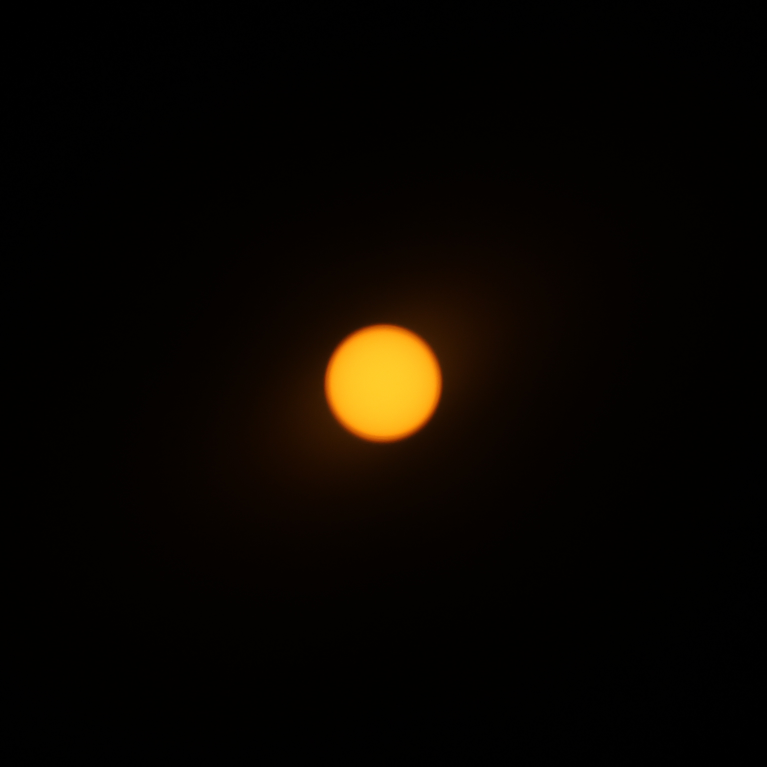
#> input picture photos/eclipse/01_1000199365.jpg, 3066 x 3066 px (shown at 1/4 size)
$ python center_eclipse.py ../photos/eclipse
#> lines starting #> are read from the running program, lines starting #| are printed output that depends on the picture
#> in main, im is the input picture: PIL image 3066x3066 RGB; mean R, G, B 9.2, 5.3, 0.7
#!/usr/bin/env python3
"""Center the sun in a set of eclipse photos by cropping only (no resampling).

For every photo the sun is located as the bright region against the dark sky,
then a fixed-size window (the same for all frames, so the sun keeps the same
scale across the sequence) is cropped around its center. Pixels are never
resized or retouched; if the window falls partly outside a frame the missing
edge is filled with black, which matches the sky.

Usage:
    python3 scripts/center_eclipse.py PHOTO_DIR [options]

Options:
    -o, --out DIR     output directory (default: PHOTO_DIR/centered)
    --size N          crop window size in pixels (default: 3x the largest
                      sun diameter found across the set, rounded up)
    --margin F        when --size is not given, window = diameter * (1 + 2*F)
                      (default 1.0, i.e. one sun-diameter of sky on each side)
    --threshold F     brightness cutoff as a fraction of each frame's peak
                      brightness (default 0.4)
    --gif             also write an animated sequence.gif (800px wide)
    --strip           also write a strip.jpg contact sheet of all frames
    --cols N          columns in the contact sheet (default 5)

Examples:
    python3 scripts/center_eclipse.py ~/Pictures/eclipse
    python3 scripts/center_eclipse.py ~/Pictures/eclipse --gif --strip
"""

import argparse
import sys
from pathlib import Path

try:
    from PIL import Image
except ImportError:
    sys.exit("Pillow is required: pip3 install Pillow")

IMAGE_EXTS = {".jpg", ".jpeg", ".png", ".tif", ".tiff", ".webp"}
EXIF_DATETIME_ORIGINAL = 36867


def _components(gray, cutoff):
    """8-connected bright blobs as (box, pixel_count, peak) tuples."""
    w, h = gray.size
    data = gray.load()
    bright = {(x, y) for y in range(h) for x in range(w)
              if data[x, y] >= cutoff}
    comps = []
    seen = set()
    for start in bright:
        if start in seen:
            continue
        seen.add(start)
        stack, comp = [start], []
        while stack:
            x, y = stack.pop()
            comp.append((x, y))
            for nx in (x - 1, x, x + 1):
                for ny in (y - 1, y, y + 1):
                    if (nx, ny) in bright and (nx, ny) not in seen:
                        seen.add((nx, ny))
                        stack.append((nx, ny))
        xs = [p[0] for p in comp]
        ys = [p[1] for p in comp]
        comps.append(((min(xs), min(ys), max(xs), max(ys)), len(comp),
                      max(data[p[0], p[1]] for p in comp)))
    return comps


def _dim(box):
    return max(box[2] - box[0], box[3] - box[1]) + 1


def _center(box):
    return ((box[0] + box[2]) / 2, (box[1] + box[3]) / 2)


def find_sun(im, threshold_frac):
    """Return (cx, cy, diameter) of the sun, or None if not found.

    Works on a box-averaged downscale (kills sensor/JPEG noise). At each
    brightness cutoff, sun-sized blobs seed a candidate; nearby fragments
    are merged into it, because a deeply-eclipsed ring low on the horizon
    breaks into separate arcs. Small clipped highlights (boat lights,
    glitter on water) can never seed a candidate, and the merge radius
    keeps them out of clusters unless they sit right next to the sun.

    Among candidates, ones that reach the frame's peak brightness win at
    the tightest cutoff that produced them: the true sun is clipped bright
    in most exposures, while glow, twilight sky and sunset clouds are not.
    With no clipped candidate (e.g. a dim ring behind haze), the largest
    compact cluster — the fullest reconstruction of the ring — wins.
    """
#> called with threshold_frac = 0.4
    factor = max(1, min(im.width, im.height) // 320)
#> factor = 9
    gray = im.convert("L").reduce(factor)
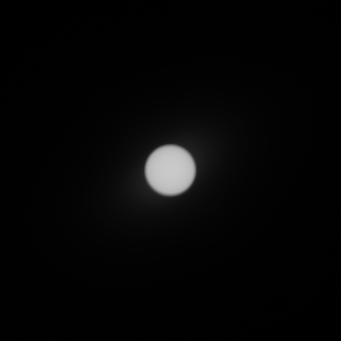
#> gray: PIL image 341x341 L; min 0, max 202, mean 5.9
    peak = gray.getextrema()[1]
#> peak = 202
    if peak < 40:  # frame is essentially black
        return None
    max_extent = 0.4 * min(gray.width, gray.height)
#> max_extent = 136.4
    min_dim = max(32, min(im.width, im.height) * 0.02) / factor
#> min_dim = 6.81
    candidates = []  # (cutoff_frac, cluster_dim, seed_peak, cx, cy)
    for frac in (0.92, 0.85, 0.75, 0.65, 0.55, threshold_frac):
        cutoff = max(20, int(peak * frac))
        comps = _components(gray, cutoff)
        boxes = set()
        for box, npx, comp_peak in comps:
            if not min_dim <= _dim(box) <= max_extent:
                continue
            # Merge radius scales with the seed: ring arcs sit within a
            # couple of seed-widths of each other, while glow patches and
            # other scene lights are farther out.
            radius = min(2.5 * _dim(box), max_extent / 2)
            sx, sy = _center(box)
            cluster = [b for b, _, _ in comps
                       if abs(_center(b)[0] - sx) <= radius
                       and abs(_center(b)[1] - sy) <= radius]
            union = (min(b[0] for b in cluster), min(b[1] for b in cluster),
                     max(b[2] for b in cluster), max(b[3] for b in cluster))
            if _dim(union) > max_extent or union in boxes:
                continue
            boxes.add(union)
            cx, cy = _center(union)
            candidates.append((frac, _dim(union), comp_peak, cx, cy))
#> this loop made 6 passes
#> (cutoff, comps) on passes 1 to 6: (185, [((149, 149, 190, 190), 1357, 202)]), (171, [((147, 148, 192, 192), 1647, 202)]), (151, [((146, 147, 193, 193), 1781, 202)]), (131, [((146, 146, 194, 194), 1879, 202)]), (111, [((145, 145, 194, 194), 1970, 202)]), (80, [((145, 144, 195, 195), 2083, 202)])
#> after the loop, candidates = [(0.92, 42, 202, 169.5, 169.5), (0.85, 46, 202, 169.5, 170), (0.75, 48, 202, 169.5, 170), (0.65, 49, 202, 170, 170), (0.55, 50, 202, 169.5, 169.5), (0.4, 52, 202, 170, 169.5)]
    if not candidates:
        return None
    # A genuinely clipped sun seeds a candidate at high cutoffs already; a
    # blob that is only sun-sized once the cutoff drops far is a small
    # highlight bloomed by the low threshold, so it doesn't count as sun.
    clipped = [c for c in candidates if c[2] >= 0.97 * peak and c[0] >= 0.55]
#> clipped = [(0.92, 42, 202, 169.5, 169.5), (0.85, 46, 202, 169.5, 170), (0.75, 48, 202, 169.5, 170), (0.65, 49, 202, 170, 170), (0.55, 50, 202, 169.5, 169.5)]
    # tightest cutoff = the sun without its glow
    frac, dim, _, cx, cy = max(clipped or candidates)
#> frac = 0.92; dim = 42; cx = 169.5; cy = 169.5
    return ((cx + 0.5) * factor, (cy + 0.5) * factor, dim * factor)


def capture_time(im, path):
    try:
        exif = im.getexif()
        dt = exif.get(EXIF_DATETIME_ORIGINAL) or exif.get(306)
        if dt:
            return str(dt)
    except Exception:
        pass
    return path.name


def crop_centered(im, cx, cy, size):
    """Crop a size x size window centered on (cx, cy).

    If the window runs past the frame, dark-sky shots get black padding
    (indistinguishable from the sky), while daylight/sunset shots have the
    window shifted back inside the frame instead — a black bar against a
    bright sky would be worse than a slightly off-center sun.
    """
    left = int(round(cx - size / 2))
    top = int(round(cy - size / 2))
    hist = im.convert("L").reduce(8).histogram()
    pixels = sum(hist)
    darker_half = 0
    for level, count in enumerate(hist):
        darker_half += count
        if darker_half >= pixels / 2:
            break
    if level >= 20:  # bright scene: clamp the window inside the frame
        left = max(0, min(left, im.width - size))
        top = max(0, min(top, im.height - size))
    canvas = Image.new(im.mode, (size, size), 0)
    src = im.crop((max(0, left), max(0, top),
                   min(im.width, left + size), min(im.height, top + size)))
    canvas.paste(src, (max(0, -left), max(0, -top)))
    return canvas


def main():
    ap = argparse.ArgumentParser(description=__doc__.splitlines()[0])
    ap.add_argument("photo_dir", type=Path)
    ap.add_argument("-o", "--out", type=Path)
    ap.add_argument("--size", type=int)
    ap.add_argument("--margin", type=float, default=1.0)
    ap.add_argument("--threshold", type=float, default=0.4)
    ap.add_argument("--gif", action="store_true")
    ap.add_argument("--strip", action="store_true")
    ap.add_argument("--cols", type=int, default=5)
    args = ap.parse_args()

    if not args.photo_dir.is_dir():
        sys.exit(f"Not a directory: {args.photo_dir}")
    out_dir = args.out or args.photo_dir / "centered"
    out_dir.mkdir(parents=True, exist_ok=True)

    files = sorted(p for p in args.photo_dir.iterdir()
                   if p.suffix.lower() in IMAGE_EXTS)
    if not files:
        sys.exit(f"No images found in {args.photo_dir}")

    # Pass 1: locate the sun in every frame and note capture order.
    frames = []
    for path in files:
        with Image.open(path) as im:
            im.load()
            found = find_sun(im, args.threshold)
#> found = (1530, 1530, 378)
            if not found:
                print(f"  skip {path.name}: no sun detected")
                continue
            cx, cy, diameter = found
#> cx = 1530; cy = 1530; diameter = 378
            frames.append({"path": path, "cx": cx, "cy": cy,
                           "diameter": diameter, "time": capture_time(im, path)})
#> in capture_time, `dt = exif.get(EXIF_DATETIME_ORIGINAL) or exif.get(306)`: dt = '2026:08:12 18:28:01'
#> pass 2 of the loop in main, `for path in files:`:
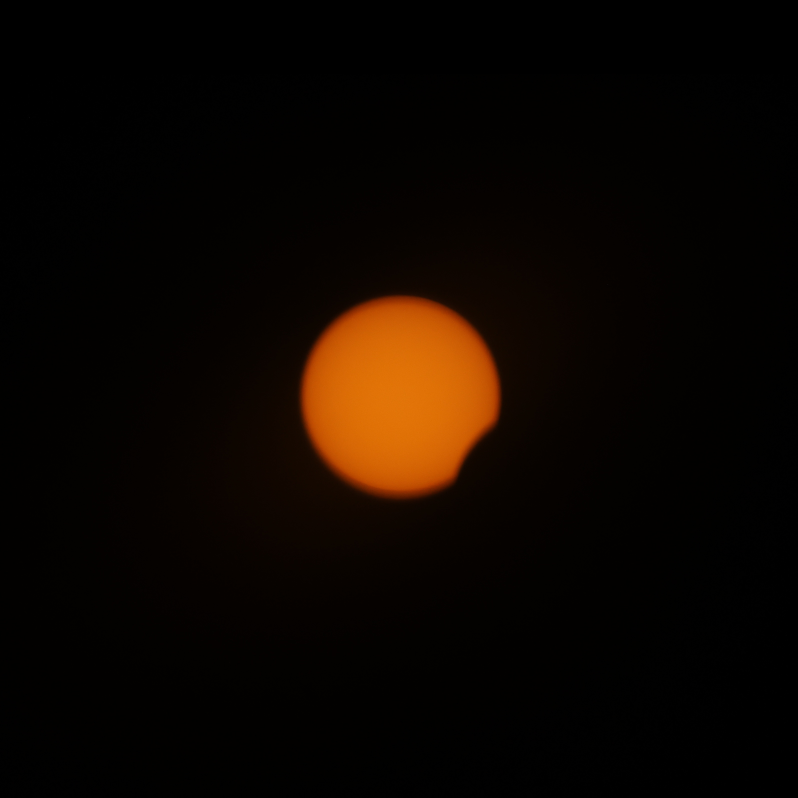
#> input picture photos/eclipse/02_1000199366.jpg, 3192 x 3192 px (shown at 1/4 size)
#> in main, im is the input picture: PIL image 3192x3192 RGB; mean R, G, B 13.2, 6, 0.4
#> in find_sun (call 2), `gray = im.convert("L").reduce(factor)`:
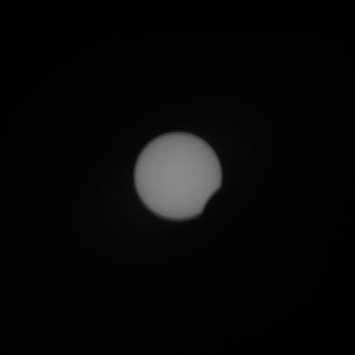
#> gray: PIL image 355x355 L; min 0, max 137, mean 7.5
#> peak = 137
#> the loop in find_sun (call 2), `for frac in (0.92, 0.85, 0.75, 0.65, 0.55, threshold_frac):` made 6 passes
#> (cutoff, comps) on passes 1 to 6: (126, [((148, 149, 206, 206), 2619, 137)]), (116, [((141, 141, 213, 212), 4058, 137)]), (102, [((137, 136, 218, 216), 5046, 137)]), (89, [((136, 135, 219, 217), 5392, 137)]), (75, [((135, 134, 220, 218), 5617, 137)]), (54, [((134, 132, 221, 219), 5944, 137)])
#> after the loop in find_sun (call 2), `for frac in (0.92, 0.85, 0.75, 0.65, 0.55, threshold_frac):`: candidates = [(0.92, 59, 137, 177, 177.5), (0.85, 73, 137, 177, 176.5), (0.75, 82, 137, 177.5, 176), (0.65, 84, 137, 177.5, 176), (0.55, 86, 137, 177.5, 176), (0.4, 88, 137, 177.5, 175.5)]
#> clipped = [(0.92, 59, 137, 177, 177.5), (0.85, 73, 137, 177, 176.5), (0.75, 82, 137, 177.5, 176), (0.65, 84, 137, 177.5, 176), (0.55, 86, 137, 177.5, 176)]
#> in find_sun (call 2), `frac, dim, _, cx, cy = max(clipped or candidates)`: dim = 59; cx = 177; cy = 177.5
#> found = (1597.5, 1602, 531)
#> in main, `cx, cy, diameter = found`: cx = 1597.5; cy = 1602; diameter = 531
    if not frames:
        sys.exit("The sun was not detected in any image.")

    frames.sort(key=lambda f: f["time"])
    max_d = max(f["diameter"] for f in frames)
#> max_d = 531
    size = args.size or int(max_d * (1 + 2 * args.margin) + 0.5)
#> size = 1593
    size += size % 2
#> size = 1594
    print(f"{len(frames)} frames, sun diameter up to {max_d:.0f}px, "
          f"crop window {size}x{size}px")
#| 2 frames, sun diameter up to 531px, crop window 1594x1594px

    # Pass 2: crop and save.
    centered = []
    for i, f in enumerate(frames, 1):
        with Image.open(f["path"]) as im:
            im.load()
            out = crop_centered(im, f["cx"], f["cy"], size)
#> in crop_centered, `left = int(round(cx - size / 2))`: left = 733
#> in crop_centered, `hist = im.convert("L").reduce(8).histogram()`: hist = 256 values, max 72572 at index 1, min 0 at index 119, mean 576
#> in crop_centered, `pixels = sum(hist)`: pixels = 147456
#> the loop in crop_centered, `for level, count in enumerate(hist):` made 2 passes
#> (level, count, darker_half) on passes 1 to 2: (0, 12477, 12477), (1, 72572, 85049)
#> after the loop in crop_centered, `for level, count in enumerate(hist):`: darker_half = 85049
#> in crop_centered, `canvas = Image.new(im.mode, (size, size), 0)`: canvas: PIL image 1594x1594 RGB; every value is 0
#> in crop_centered, `src = im.crop((max(0, left), max(0, top), min(im.width, left + size), ..`:
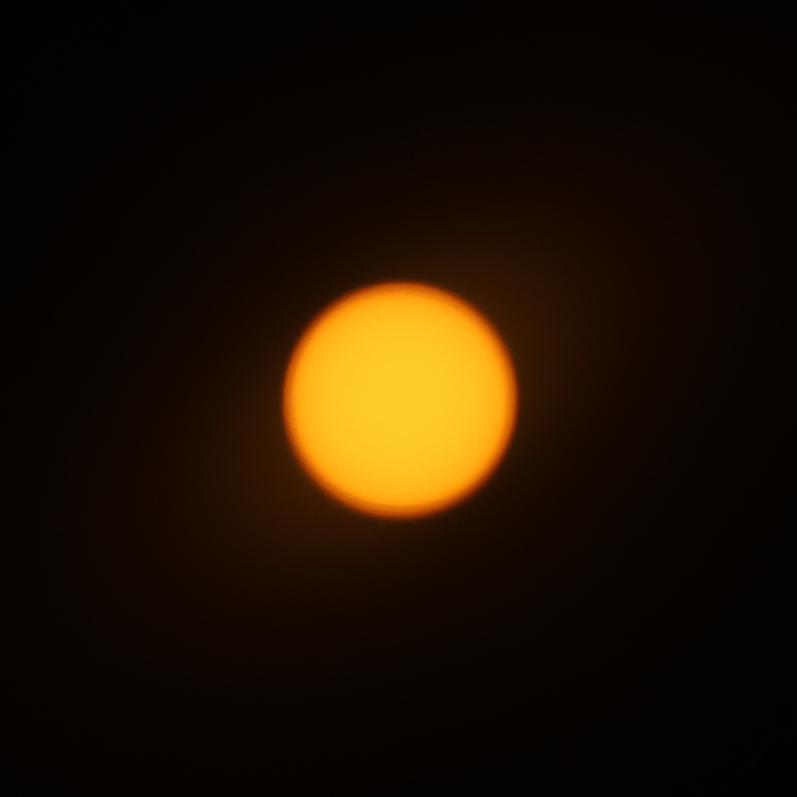
#> src: PIL image 1594x1594 RGB (shown at 1/2 size); mean R, G, B 29.5, 16.9, 2.2
            name = f"{i:02d}_{f['path'].stem}.jpg"
#> name = '01_01_1000199365.jpg'
            save_kw = {}
            if "exif" in im.info:
                save_kw["exif"] = im.info["exif"]
            out.convert("RGB").save(out_dir / name, quality=95, **save_kw)
            centered.append(out.convert("RGB"))
            print(f"  {name}  (sun at {f['cx']:.0f},{f['cy']:.0f} "
                  f"d={f['diameter']:.0f}px)")
#|   01_01_1000199365.jpg  (sun at 1530,1530 d=378px)
#> pass 2 of the loop in main, `for i, f in enumerate(frames, 1):`:
#> left = 800
#> top = 805
#> hist = 256 values, max 61509 at index 1, min 0 at index 138, mean 621.9
#> pixels = 159201
#> the loop in crop_centered (call 2), `for level, count in enumerate(hist):` made 2 passes
#> (level, count, darker_half) on passes 1 to 2: (0, 31550, 31550), (1, 61509, 93059)
#> after the loop in crop_centered (call 2), `for level, count in enumerate(hist):`: darker_half = 93059
#> in crop_centered (call 2), `src = im.crop((max(0, left), max(0, top), min(im.width, left + size), ..`:
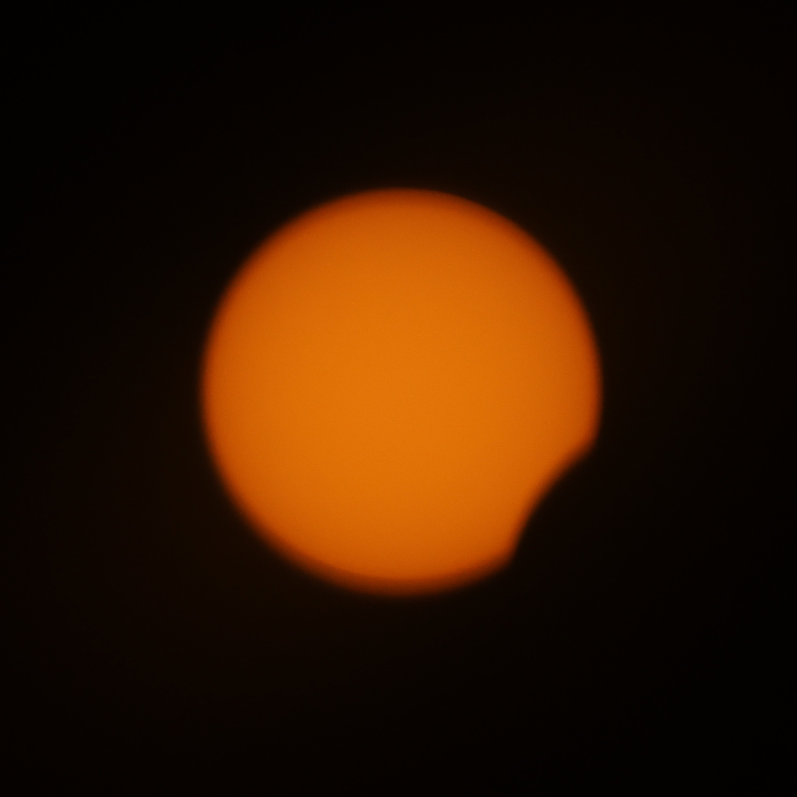
#> src: PIL image 1594x1594 RGB (shown at 1/2 size); mean R, G, B 47.9, 21.4, 1.1
#> name = '02_02_1000199366.jpg'
#|   02_02_1000199366.jpg  (sun at 1598,1602 d=531px)

    if args.gif:
        gif_w = min(800, size)
        small = [im.resize((gif_w, gif_w)) for im in centered]
        small[0].save(out_dir / "sequence.gif", save_all=True,
                      append_images=small[1:], duration=400, loop=0)
        print(f"  sequence.gif ({len(small)} frames)")

    if args.strip:
        cols = max(1, args.cols)
        rows = (len(centered) + cols - 1) // cols
        thumb = min(400, size)
        sheet = Image.new("RGB", (cols * thumb, rows * thumb), 0)
        for i, im in enumerate(centered):
            sheet.paste(im.resize((thumb, thumb)),
                        ((i % cols) * thumb, (i // cols) * thumb))
        sheet.save(out_dir / "strip.jpg", quality=92)
        print(f"  strip.jpg ({cols}x{rows})")

    print(f"Done -> {out_dir}")


if __name__ == "__main__":
    main()
